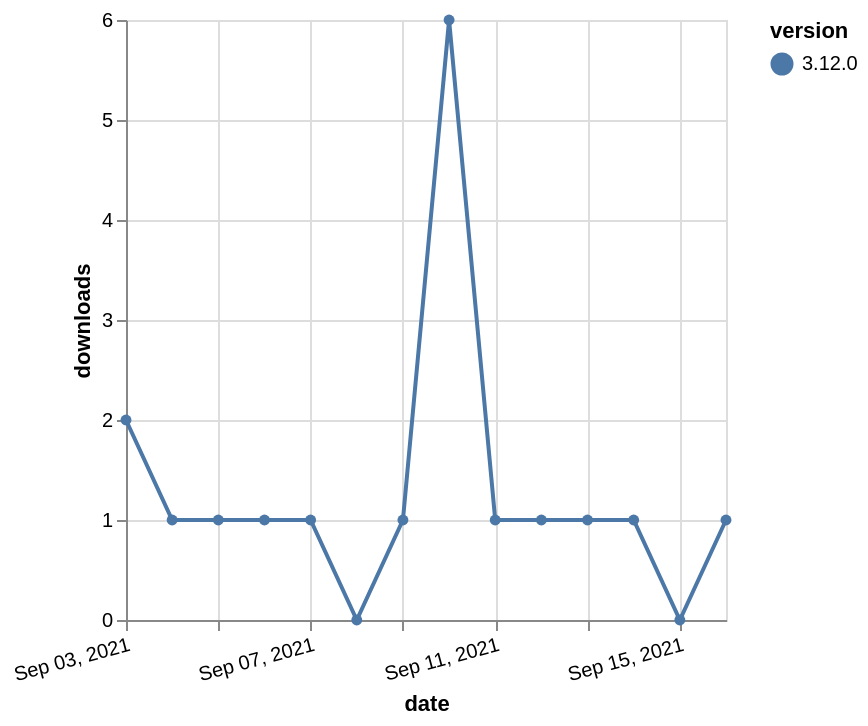

Source (Vega-Lite JSON):
### Vega-Lite specification from a JSON file in a GitHub repository (floating-point values rounded to 4 significant figures)
{"$schema": "https://vega.github.io/schema/vega-lite/v5.json", "description": "A simple bar chart with embedded data.", "data": {"values": [{"date": "2021-09-03", "total": 490, "delta": 2, "version": "3.12.0"}, {"date": "2021-09-04", "total": 491, "delta": 1, "version": "3.12.0"}, {"date": "2021-09-05", "total": 492, "delta": 1, "version": "3.12.0"}, {"date": "2021-09-06", "total": 493, "delta": 1, "version": "3.12.0"}, {"date": "2021-09-07", "total": 494, "delta": 1, "version": "3.12.0"}, {"date": "2021-09-08", "total": 494, "delta": 0, "version": "3.12.0"}, {"date": "2021-09-09", "total": 495, "delta": 1, "version": "3.12.0"}, {"date": "2021-09-10", "total": 501, "delta": 6, "version": "3.12.0"}, {"date": "2021-09-11", "total": 502, "delta": 1, "version": "3.12.0"}, {"date": "2021-09-12", "total": 503, "delta": 1, "version": "3.12.0"}, {"date": "2021-09-13", "total": 504, "delta": 1, "version": "3.12.0"}, {"date": "2021-09-14", "total": 505, "delta": 1, "version": "3.12.0"}, {"date": "2021-09-15", "total": 505, "delta": 0, "version": "3.12.0"}, {"date": "2021-09-16", "total": 506, "delta": 1, "version": "3.12.0"}]}, "width": "container", "mark": {"type": "line", "point": {"filled": true}}, "encoding": {"x": {"field": "date", "type": "temporal", "timeUnit": "yearmonthdate", "title": "date", "axis": {"labelAngle": -15}}, "y": {"field": "delta", "type": "quantitative", "title": "downloads"}, "color": {"field": "version", "type": "nominal"}, "tooltip": {"field": "delta"}}}
